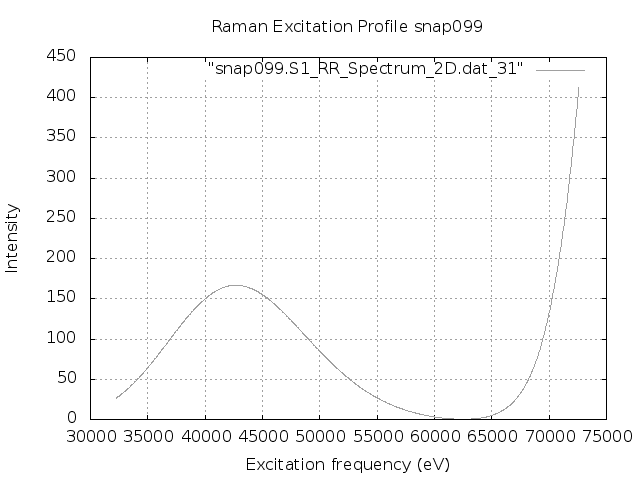

Reproduce this figure in gnuplot.
set terminal png
set output "snap099.S1.REP.png"
set xlabel 'Excitation frequency (eV)'
set ylabel 'Intensity'
set title "Raman Excitation Profile snap099"
set grid
set autoscale
plot "snap099.S1_RR_Spectrum_2D.dat_31" with lines lc "blue"
exit
